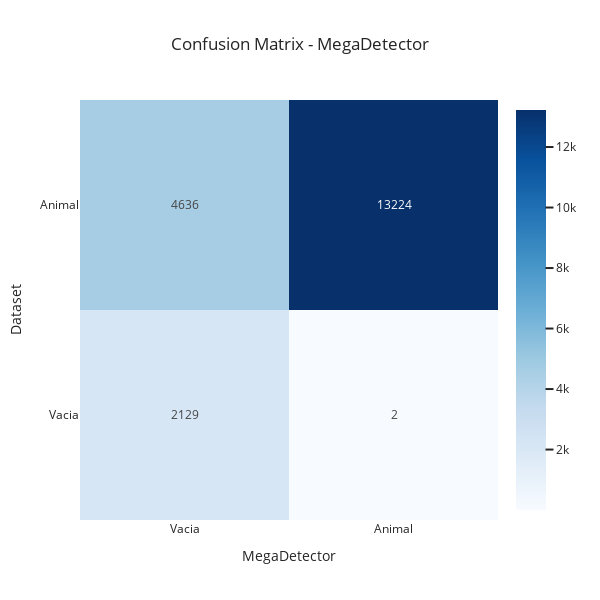

Notebook code for this chart:
### Code cell
import numpy as np

import plotly.graph_objects as go

conf_matrix = np.array([[TN, FN], [FP, TP]])
conf_matrix_text = [[str(value) for value in row] for row in conf_matrix]

fig = go.Figure(
    data=go.Heatmap(
        z=conf_matrix,
        x=["No Animal", "Animal"],
        y=["No Animal", "Animal"],
        text=conf_matrix_text,
        texttemplate="%{text}",
        colorscale="Blues",
        showscale=True,
    )
)

fig.update_layout(
    title="Confusion Matrix - MegaDetector",
    xaxis_title="MegaDetector",
    yaxis_title="Dataset",
    xaxis=dict(tickmode="array", tickvals=[0, 1], ticktext=["Vacia", "Animal"]),
    yaxis=dict(tickmode="array", tickvals=[0, 1], ticktext=["Vacia", "Animal"]),
    template="seaborn",
    width=600,
    height=600,
)

# Mostrar la figura
fig.show()

### Figure 1 — Plotly figure (JSON) as saved in the notebook; plotly's stock layout.template omitted (floating-point values rounded to 4 significant figures)
{"data": [{"colorscale": [[0, "rgb(247,251,255)"], [0.125, "rgb(222,235,247)"], [0.25, "rgb(198,219,239)"], [0.375, "rgb(158,202,225)"], [0.5, "rgb(107,174,214)"], [0.625, "rgb(66,146,198)"], [0.75, "rgb(33,113,181)"], [0.875, "rgb(8,81,156)"], [1, "rgb(8,48,107)"]], "showscale": true, "text": [["2129", "2"], ["4636", "13224"]], "texttemplate": "%{text}", "type": "heatmap", "x": ["No Animal", "Animal"], "y": ["No Animal", "Animal"], "z": [[2129, 2], [4636, 13224]]}], "layout": {"height": 600, "title": {"text": "Confusion Matrix - MegaDetector"}, "width": 600, "xaxis": {"tickmode": "array", "ticktext": ["Vacia", "Animal"], "tickvals": [0, 1], "title": {"text": "MegaDetector"}}, "yaxis": {"tickmode": "array", "ticktext": ["Vacia", "Animal"], "tickvals": [0, 1], "title": {"text": "Dataset"}}}}
